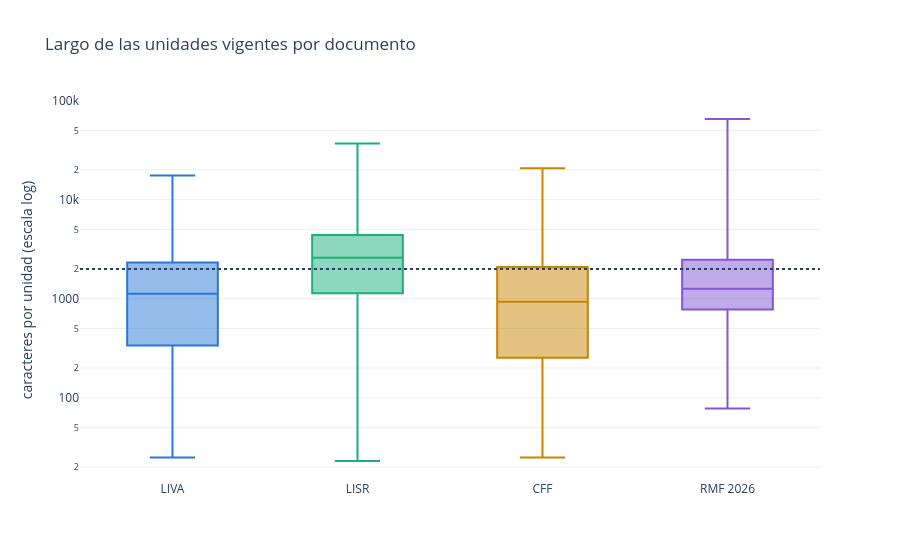

This figure's notebook cell:
### Code cell
tablas.figura_largos(largos.to_dict('records'))

### Figure 1 — Plotly figure (JSON) as saved in the notebook; plotly's stock layout.template omitted (floating-point values rounded to 4 significant figures; data arrays with more than 128 entries replaced by an {"elided": "..."} marker saying what was removed)
{"data": [{"alignmentgroup": "True", "boxpoints": false, "hovertemplate": "documento=%{x}<br>caracteres=%{y}<extra></extra>", "legendgroup": "LIVA", "marker": {"color": "#2a78d6"}, "name": "LIVA", "notched": false, "offsetgroup": "LIVA", "orientation": "v", "showlegend": true, "type": "box", "x": ["LIVA", "LIVA", "LIVA", "LIVA", "LIVA", "LIVA", "LIVA", "LIVA", "LIVA", "LIVA", "LIVA", "LIVA", "LIVA", "LIVA", "LIVA", "LIVA", "LIVA", "LIVA", "LIVA", "LIVA", "LIVA", "LIVA", "LIVA", "LIVA", "LIVA", "LIVA", "LIVA", "LIVA", "LIVA", "LIVA", "LIVA", "LIVA", "LIVA", "LIVA", "LIVA", "LIVA", "LIVA", "LIVA", "LIVA", "LIVA", "LIVA", "LIVA", "LIVA", "LIVA", "LIVA", "LIVA", "LIVA", "LIVA", "LIVA", "LIVA", "LIVA", "LIVA", "LIVA", "LIVA", "LIVA", "LIVA", "LIVA", "LIVA", "LIVA", "LIVA", "LIVA", "LIVA", "LIVA", "LIVA", "LIVA", "LIVA", "LIVA", "LIVA", "LIVA", "LIVA", "LIVA", "LIVA", "LIVA", "LIVA", "LIVA", "LIVA", "LIVA", "LIVA", "LIVA"], "x0": " ", "xaxis": "x", "y": [1493, 2250, 761, 2164, 7695, 25, 5376, 29, 28, 29, 2266, 1136, 853, 28, 28, 17526, 4702, 4944, 2864, 1051, 28, 1658, 972, 2099, 1029, 2852, 746, 1192, 316, 26, 1236, 10653, 1383, 509, 818, 5181, 1122, 667, 3433, 217, 511, 397, 753, 1790, 3461, 2338, 458, 5427, 409, 1216, 2363, 1084, 723, 284, 262, 421, 1993, 2960, 718, 1529, 1382, 1955, 5263, 1186, 1420, 5516, 2362, 710, 26, 28, 28, 26, 26, 26, 307, 26, 2743, 1973, 5653], "y0": " ", "yaxis": "y"}, {"alignmentgroup": "True", "boxpoints": false, "hovertemplate": "documento=%{x}<br>caracteres=%{y}<extra></extra>", "legendgroup": "LISR", "marker": {"color": "#1baf7c"}, "name": "LISR", "notched": false, "offsetgroup": "LISR", "orientation": "v", "showlegend": true, "type": "box", "x": {"elided": "236 str values"}, "x0": " ", "xaxis": "x", "y": {"elided": "236 int values"}, "y0": " ", "yaxis": "y"}, {"alignmentgroup": "True", "boxpoints": false, "hovertemplate": "documento=%{x}<br>caracteres=%{y}<extra></extra>", "legendgroup": "CFF", "marker": {"color": "#c98500"}, "name": "CFF", "notched": false, "offsetgroup": "CFF", "orientation": "v", "showlegend": true, "type": "box", "x": {"elided": "421 str values"}, "x0": " ", "xaxis": "x", "y": {"elided": "421 int values"}, "y0": " ", "yaxis": "y"}, {"alignmentgroup": "True", "boxpoints": false, "hovertemplate": "documento=%{x}<br>caracteres=%{y}<extra></extra>", "legendgroup": "RMF 2026", "marker": {"color": "#8356d6"}, "name": "RMF 2026", "notched": false, "offsetgroup": "RMF 2026", "orientation": "v", "showlegend": true, "type": "box", "x": {"elided": "1191 str values"}, "x0": " ", "xaxis": "x", "y": {"elided": "1191 int values"}, "y0": " ", "yaxis": "y"}], "layout": {"annotations": [{"showarrow": false, "text": "ventana de 512 tokens (unos 2,000 caracteres)", "x": 1, "xanchor": "right", "xref": "x domain", "y": 2000, "yanchor": "bottom", "yref": "y"}], "boxmode": "overlay", "legend": {"title": {"text": "documento"}, "tracegroupgap": 0}, "shapes": [{"line": {"dash": "dot"}, "type": "line", "x0": 0, "x1": 1, "xref": "x domain", "y0": 2000, "y1": 2000, "yref": "y"}], "showlegend": false, "title": {"text": "Largo de las unidades vigentes por documento"}, "xaxis": {"anchor": "y", "categoryarray": ["LIVA", "LISR", "CFF", "RMF 2026"], "categoryorder": "array", "domain": [0.0, 1.0], "title": {"text": ""}}, "yaxis": {"anchor": "x", "domain": [0.0, 1.0], "title": {"text": "caracteres por unidad (escala log)"}, "type": "log"}}}
